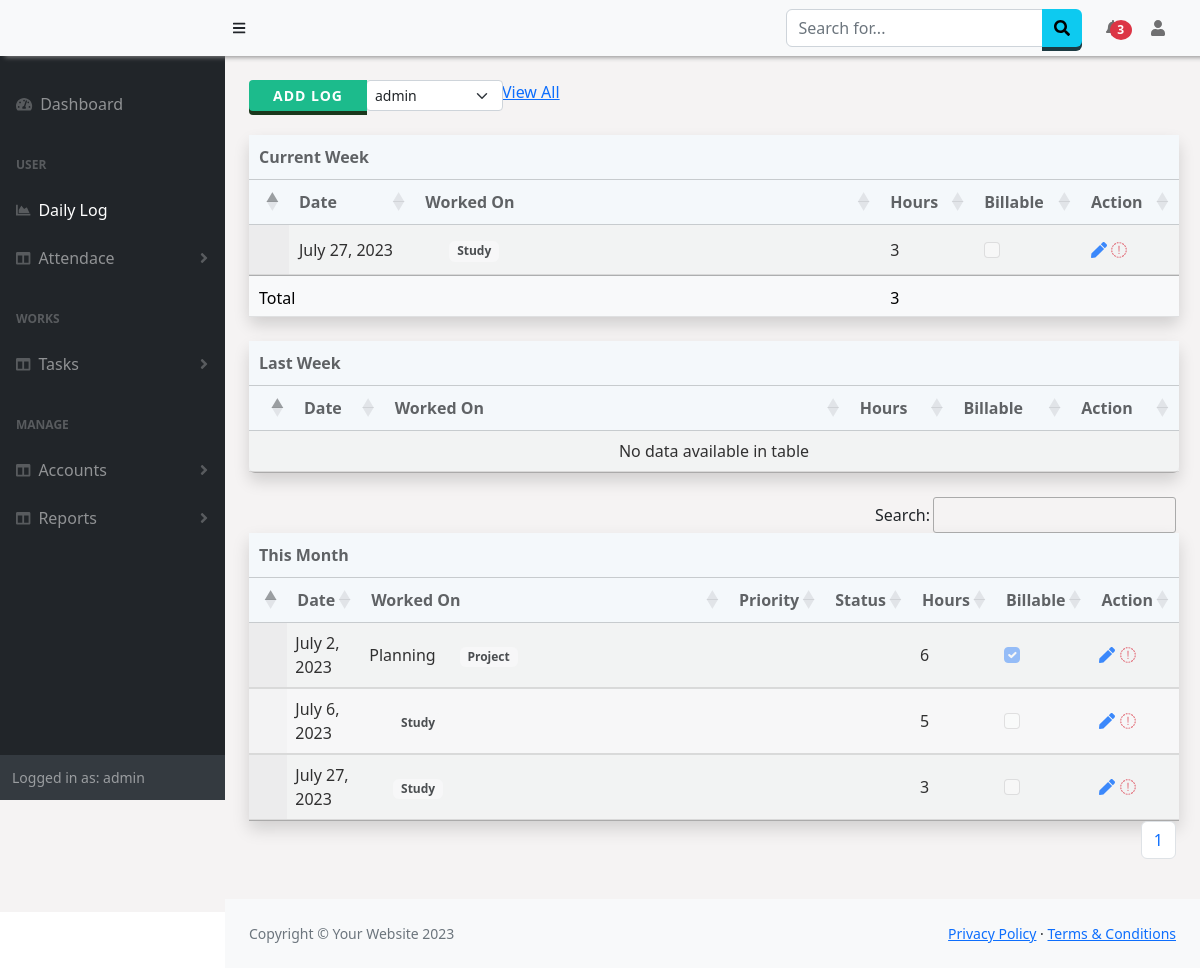
Before: /Worklog/dailylog/ (signed in) with the older database file.
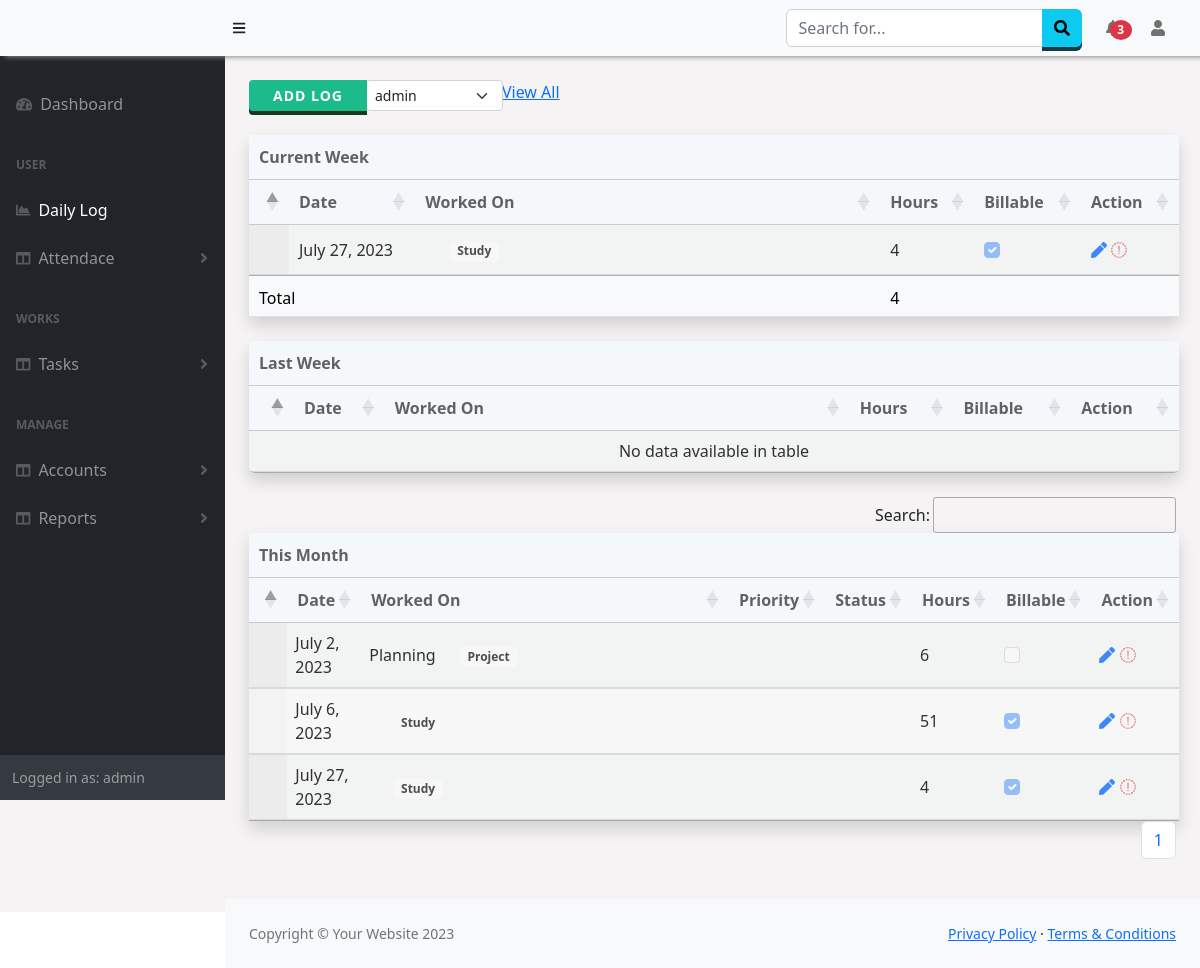
After: the same page with the newer database file.
### emp_worklog/models.py (models this page shows, shortened)
class worklog(models.Model):
  User = models.ForeignKey(User,on_delete=models.CASCADE)
  Date = models.DateField(default=timezone.now)
  TaskType = models.ForeignKey(tasktype, on_delete=models.CASCADE,default=None,null=True)
  project_id = models.ForeignKey(SubProject,null=True,on_delete=models.SET_NULL,default=None)
  task = models.ForeignKey(Ticket,null=True,on_delete=models.SET_NULL,default=None)
  Workdone = models.CharField(max_length=255)
  Hours = models.PositiveIntegerField(default=0)
  Billable = models.BooleanField("Billable", default=False, null=True)

class tasktype(models.Model):
  TaskType=models.CharField(max_length=100, null=False)

### Project/models.py (models this page shows, shortened)
class SubProject(models.Model):
    project = models.ForeignKey(Project,on_delete=models.CASCADE)
    name = models.CharField(max_length=250,null=False)
    details = models.CharField(max_length=500,null=True)
    assigned_to = models.ForeignKey(User,on_delete=models.CASCADE)
    hour = models.DecimalField(null=True,decimal_places=2,max_digits=5)
    hours_done = models.DecimalField(null=True,decimal_places=2,max_digits=5,default=None)

### emp_worklog/views.py (the view, shortened to what this page needs)
# urls.py: path('dailylog/', views.dailylog, name='dailylog'),
@csrf_exempt
def dailylog(request):
    getTeam_users = checkTeams(request)
    allusers = User.objects.filter(pk__in=getTeam_users[0])
    task =tasktype.objects.all().values()
    date = datetime.today().weekday()
    if date == 0: #0=monday
        today = datetime.today()#-timedelta(days=1)#datetime.today()
    else:
        today = datetime.today()
    lastMonday = today + relativedelta(weekday=MO(-1))
    nextMonday = today + relativedelta(weekday=MO(1))
    all_data=worklog.objects.filter(User = request.user,Date__month=today.month)
    paginator=Paginator(all_data,10)
    page_number=request.GET.get('page')
    page_datafinal=paginator.get_page(page_number)
    totalpage=page_datafinal.paginator.num_pages
    if request.method == 'GET':
        thisweekdata = worklog.objects.filter(User = request.user,Date__range=(lastMonday,nextMonday))
        lastMonday2 = today + relativedelta(weekday=MO(-2))
        lastweekdata = worklog.objects.filter(User = request.user,Date__range=(lastMonday2,lastMonday-timedelta(days=1)))
        context= {
            'all_data':all_data,
            'tasktype':task,
            'lastweekdata':lastweekdata,
            'lastweektotal':lastweekdata.aggregate(Sum('Hours')),
            'thisweekdata':thisweekdata,
            'thisweektotal':thisweekdata.aggregate(Sum('Hours')),
            'is_team':getTeam_users[1],
            'all_data':page_datafinal,
            'totalpage':[n+1 for n in range(totalpage)],
            'users':allusers
        }
        return render(request, 'dailylog.html', context)

### Manager/views.py (called while the page is built, shortened)
def checkTeams(request):
    is_team = False
    if request.user.is_superuser:
        users = Employees.objects.values('user').filter(company=request.session['comp'])
        is_team=True
    return users,is_team

### emp_worklog/templates/dailylog.html (shortened to what the changed rows need)
{% extends "base.html" %}
{% block content %}
    <div class="">
        <div class="table-wrapper mt-4">
			<div class=" table-responsive-sm mt-4" >
				<table class="table display table-sm table-hover table-light shadow rounded" id="thisweeklogTable" >
					<thead>
						<tr><th colspan='5' class="text-center1">Current Week<th></tr>
						<tr class="align-middle ">
							<th></th>
							<th>Date</th>
							<th class="w-50">Worked On</th>
							<th>Hours</th>
							<th>Billable</th>
							<th>Action</th>
						</tr>
					</thead>
					<tbody>
						{% for d in thisweekdata %}
						<tr style="height:50px;opacity:0.8;" class="align-middle" id="testANil">
							<td class="p-2 details-control">
						   </td>
							<td>{{d.Date}}</td>
							<td class="w-25">
								{% if d.project_id != None %}{{d.project_id.name}}{% else %}{{d.task.ticket_name}} {% endif %}<span class="badge bg-light text-dark ms-4">{{d.TaskType.TaskType}}</span>
							</td>
							<td>{{d.Hours}}</td>
							<td><input disabled class="form-check-input" type="checkbox" {% if d.Billable != True %}{% else %}Checked{% endif %} /></td>
							<td>
								<a onclick="getLog({{d.id}})"><i class="fas fa-solid fa-pen text-primary"></i></a>
								<a  data-bs-toggle="modal" data-bs-target="#deleteLog"><i class="fas fa-sharp fa-solid fa-trash text-danger"></i></a>
							</td>
						</tr>
						{% endfor %}
					</tbody>
					<tfoot>
						{% if thisweekdata %}
							<tr>
								<td colspan="3">Total</td>
								<td colspan="3">
									{{thisweektotal.Hours__sum}}
								</td>
							</tr>
						{% endif %}
					</tfoot>
				</table>
			<div>
			<div class=" table-responsive-sm mt-4">
				<table class="table display  table-sm table-hover table-light shadow rounded" id="weeklogTable" >
					<thead>
						<tr><th colspan='5' class="text-center1">Last Week<th></tr>
						<tr>
							<th></th>
							<th>Date</th>
							<th class="w-50">Worked On</th>
							<th>Hours</th>
							<th>Billable</th>
							<th>Action</th>
						</tr>
					</thead>
				</table>
			</div>
			<div class=" table-responsive-sm mt-4">
				<table class="table display table-sm table-hover table-light shadow" id="logTable" >
					<thead>
						<tr><th colspan='7' class="text-center1">This Month<th></tr>
						<tr>
							<th></th>
							<th scope="col" class="">Date</th>
							<th scope="col" class="w-50">Worked On</th>
							<th scope="col">Priority</th>
							<th scope="col">Status</th>
							<th scope="col">Hours</th>
							<th scope="col">Billable</th>
							<th scope="col">Action</th>
						</tr>
					</thead>
					<tbody>
						{% for d in all_data %}
						<tr class="align-middle" style="height:50px;font-weight:400;" >
							<td class="details-control">
							</td>
							<td class="p-2">{{d.Date}}</td>
							<td class="w-25 p-2">{% if d.project_id != None %}{{d.project_id.name}}{% else %}{{d.task.ticket_name}} {% endif %}<span class="badge bg-light text-dark ms-4">{{d.TaskType.TaskType}}</span></td>
							<td class="p-2">
							</td>
							<td class="p-2">
							</td>
							<td class="p-2">{{d.Hours}}</td>
							<td class="p-2"><input disabled class="form-check-input" type="checkbox" {% if d.Billable != True %}{% else %}Checked{% endif %} /></td>
							<td class="p-2">
								<a onclick="getLog({{d.id}})"><i class="fas fa-solid fa-pen text-primary"></i></a>
								<a  data-bs-toggle="modal" data-bs-target="#deleteLog"><i class="fas fa-sharp fa-solid fa-trash text-danger"></i></a>
							</td>
						</tr>
						{% empty %}
						<center><h1><b>Record Not Found.</b></h1></center>
						{% endfor %}
					</tbody>
				</table>
			</div>
        </div>
    </div>
{% endblock %}

Changed rows visible on the page:
changed worklog "July 27, 2023": Hours "3" → "4"; Billable "☐" → "☑"
changed worklog "July 2, 2023": Billable "☑" → "☐"
changed worklog "July 6, 2023": Hours "5" → "51"; Billable "☐" → "☑"
Other visible differences:
{{ thisweektotal.Hours__sum }}: "3" → "4"
